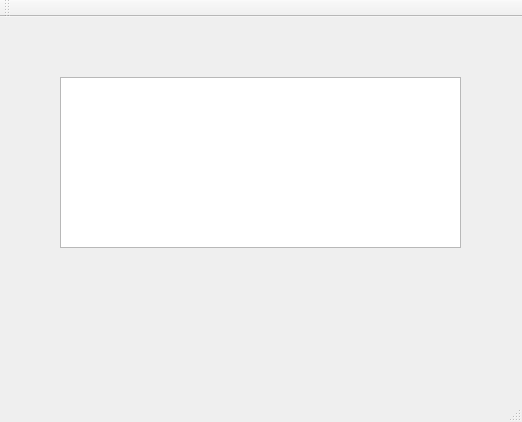
<?xml version="1.0" encoding="UTF-8"?>
<ui version="4.0">
 <class>MainWindow</class>
 <widget class="QMainWindow" name="MainWindow">
  <property name="geometry">
   <rect>
    <x>0</x>
    <y>0</y>
    <width>522</width>
    <height>422</height>
   </rect>
  </property>
  <property name="windowTitle">
   <string>MainWindow</string>
  </property>
  <widget class="QWidget" name="centralWidget">
   <widget class="QTextEdit" name="textEdit">
    <property name="geometry">
     <rect>
      <x>60</x>
      <y>60</y>
      <width>401</width>
      <height>171</height>
     </rect>
    </property>
   </widget>
  </widget>
  <widget class="QMenuBar" name="menuBar">
   <property name="geometry">
    <rect>
     <x>0</x>
     <y>0</y>
     <width>522</width>
     <height>23</height>
    </rect>
   </property>
  </widget>
  <widget class="QToolBar" name="mainToolBar">
   <attribute name="toolBarArea">
    <enum>TopToolBarArea</enum>
   </attribute>
   <attribute name="toolBarBreak">
    <bool>false</bool>
   </attribute>
  </widget>
  <widget class="QStatusBar" name="statusBar"/>
 </widget>
 <layoutdefault spacing="6" margin="11"/>
 <resources/>
 <connections/>
</ui>
